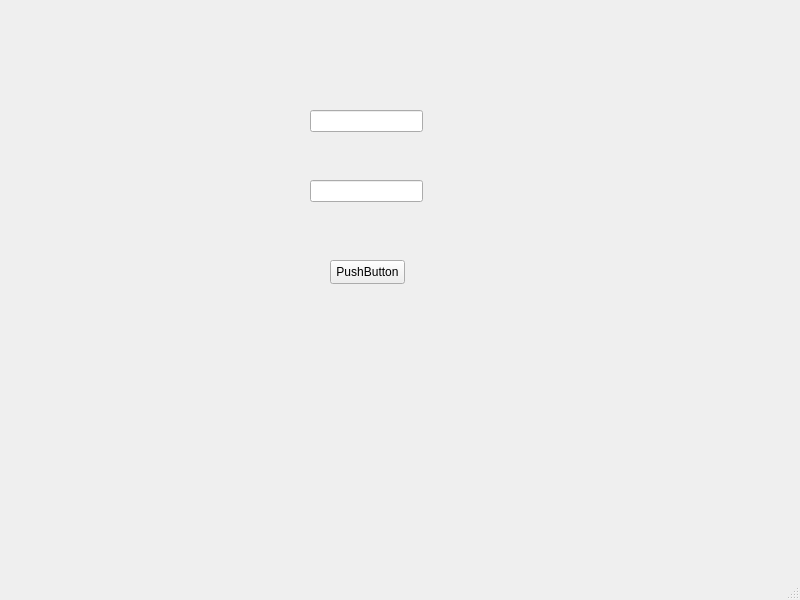
<?xml version="1.0" encoding="UTF-8"?>
<ui version="4.0">
 <class>certifierlivraisoncommande</class>
 <widget class="QMainWindow" name="certifierlivraisoncommande">
  <property name="geometry">
   <rect>
    <x>0</x>
    <y>0</y>
    <width>800</width>
    <height>600</height>
   </rect>
  </property>
  <property name="windowTitle">
   <string>MainWindow</string>
  </property>
  <widget class="QWidget" name="centralwidget">
   <widget class="QLineEdit" name="lineEditCommandeId">
    <property name="geometry">
     <rect>
      <x>310</x>
      <y>110</y>
      <width>113</width>
      <height>22</height>
     </rect>
    </property>
   </widget>
   <widget class="QLineEdit" name="lineEditLivreurId">
    <property name="geometry">
     <rect>
      <x>310</x>
      <y>180</y>
      <width>113</width>
      <height>22</height>
     </rect>
    </property>
   </widget>
   <widget class="QPushButton" name="btnCertifier">
    <property name="geometry">
     <rect>
      <x>330</x>
      <y>260</y>
      <width>75</width>
      <height>24</height>
     </rect>
    </property>
    <property name="text">
     <string>PushButton</string>
    </property>
   </widget>
  </widget>
  <widget class="QMenuBar" name="menubar">
   <property name="geometry">
    <rect>
     <x>0</x>
     <y>0</y>
     <width>800</width>
     <height>22</height>
    </rect>
   </property>
  </widget>
  <widget class="QStatusBar" name="statusbar"/>
 </widget>
 <resources/>
 <connections/>
</ui>
